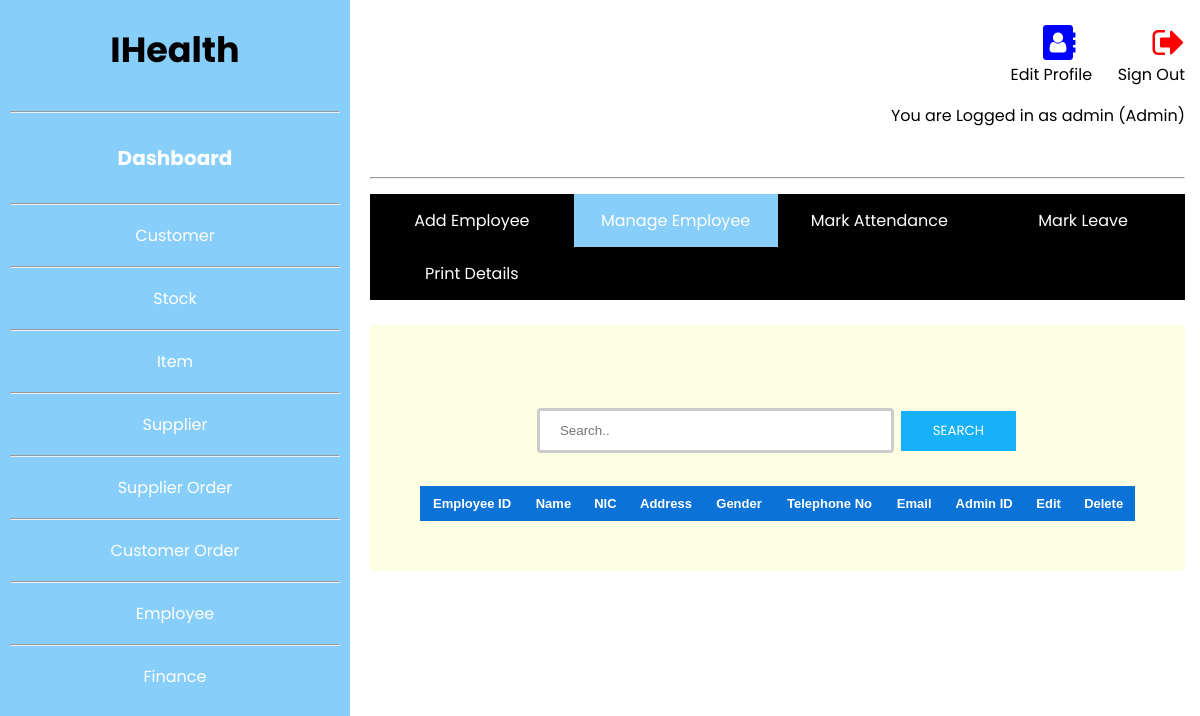
Page /src/Employee/ManageEmployee.php (signed in) on the earlier database version.
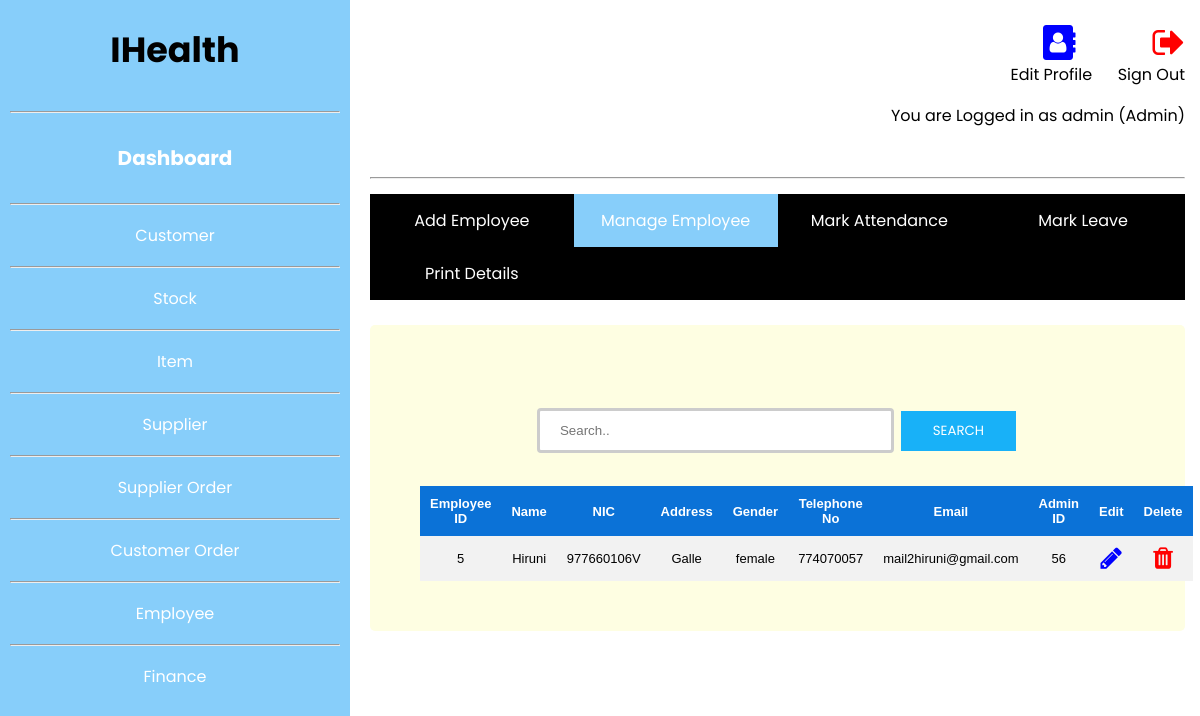
Same page on the later database version.
### tables this page shows
CREATE TABLE `emp` (
  `Employee_ID` int(11) NOT NULL,
  `Employee_Name` text NOT NULL,
  `NIC` varchar(50) NOT NULL,
  `Address` text NOT NULL,
  `Gender` text NOT NULL,
  `Telephone_No` int(11) NOT NULL,
  `Email` varchar(50) NOT NULL,
  `adminid` int(11) NOT NULL
);

### src/Employee/ManageEmployee.php (the view, shortened to what this page needs)
<!DOCTYPE html>
<html lang="en">
<head>
<link rel="stylesheet" href="https://cdnjs.cloudflare.com/ajax/libs/font-awesome/4.7.0/css/font-awesome.min.css">
<link rel="stylesheet" href="../../public/css/Manage.css">
</head>
<body>
<?php include('../../public/includes/header.php')?>
  	<br>
  	<div class="row" style="margin-top: -18px;">
	<div class="navbar">
  		<ul>
		  <li><a href="AddEmpDetails.php">Add Employee</a></li>
		  <li><a class="active" href="ManageEmployee.php">Manage Employee</a></li>
		   <li><a href="MarkAttendance.php">Mark Attendance</a></li>
		    <li><a href="MarkLeave.php">Mark Leave</a></li>
		  <li><a href="PrintDetails.php">Print Details</a></li>
		</ul>
		</div>
  	</div>
  	<br>
  	<div class="row form1">
  		<br>
  		<form action="ManageEmployee.php">
		    <center><input type="text" name="search" placeholder="Search..">
		  	<input type="submit" value="Search"></center>
		  	<br>
		  	<table>
			  <tr>
			    <th>Employee ID</th>
			    <th>Name</th>
			    <th>NIC</th>
				<th>Address</th>
			    <th>Gender</th>
			    <th>Telephone No</th>
			    <th>Email</th>
				<th>Admin ID</th>
				<th>Edit</th>
				<th>Delete</th>
			  </tr>
		 	  	<?php
				   include_once '../../config/connection.php';
				   $sql="SELECT * from emp";
				   $result=mysqli_query($conn,$sql);
					while($row = mysqli_fetch_array($result)) {
				?>
			  <tr>
			    <td><?php echo $row["Employee_ID"]; ?></td>
			    <td><?php echo $row["Employee_Name"]; ?></td>
			    <td><?php echo $row["NIC"]; ?></td>
				<td><?php echo $row["Address"]; ?></td>
			    <td><?php echo $row["Gender"]; ?></td>
				<td><?php echo $row["Telephone_No"]; ?></td>
			    <td><?php echo $row["Email"]; ?></td>
				<td><?php echo $row["adminid"]; ?></td>
				<td><a href="updated.php?id=<?php echo $row["Employee_ID"]; ?>"><i class="fa fa-pencil" style="font-size:25px;color:blue"></i></a></td>
				<td><a href="deleted.php?id=<?php echo $row["Employee_ID"]; ?>"><i class="fa fa-trash" style="font-size:25px;color:red"></i></a></td>
			  </tr>
			  	<?php
					}
				?>
			</table>
		</form>
  	</div>
</div>
</body>
</html>

Differences in the rows shown:
added emp: Employee_ID "5", Employee_Name "Hiruni", NIC "977660106V", Address "Galle", Gender "female", Telephone_No "774070057", Email "mail2hiruni@gmail.com", adminid "56"
